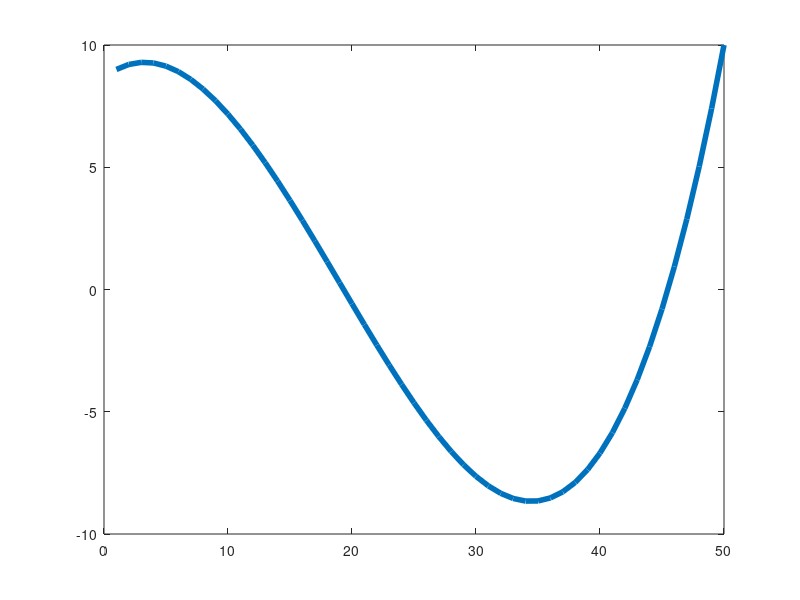

Reproduce this figure in MATLAB. (Note: this script raises an error after producing the figure.)
clc
clear
%Practice midterm 2 for next week.
%How to represent a polynomial
%3x^2+5x+3 can be represented as [3,5,3]
%5x^3+4x^5-1=0 can be respresented as [4,0,5,0,-1]
%What can you do with a polynomial?
%How can i evaluate a polynomial??
    %POLYVAL:accepts 2 arguments (p,x) where p is the polynomial
    %coefficients and x is the points at which to evaluate.
    position=[3,5,3];
    x=[10,0.5,0];
    y=polyval(position,x)
    velocity=diff(y) %diff is not actually the derivative, but the difference between two ponts
    acceleration=diff(velocity)
  clc
  clear
%for addition and subtraction of polynomials, make sure the polynomial
%arrays are the same size by using placement zeros to make the arrays thw
%same size

%To multiply two polynomials, use convolution
%conv(a,b);

%to divide two polynomials, use deconvolution
% deconv(b,a);

%Data interpolation: estimating intermediate data values when the values of
%points around it are known.
        %Fancy way to connect data points
        x1=[0,1,2,3,4];
        y1=[9,5,-5,-8,10];
        %What was your mood at x1=3.5?
        %What was your mood at any given time, even after the given data?
        yi=interp1(x1,y1,linspace(0,4,50),'spline');
        disp(yi)
        plot(yi,'Linewidth',4)
        
%Extrapolation: trying to estimate outside the data bounds (before and
%after your given data points)
        %more risky and less accurate
        
        
%Another way to interpolate is by using fitting
%polyfit fits a curve represented by a polynomial to a dataset x,y.
    p=polyfit(x,y,polynomialOrder);
    
  
